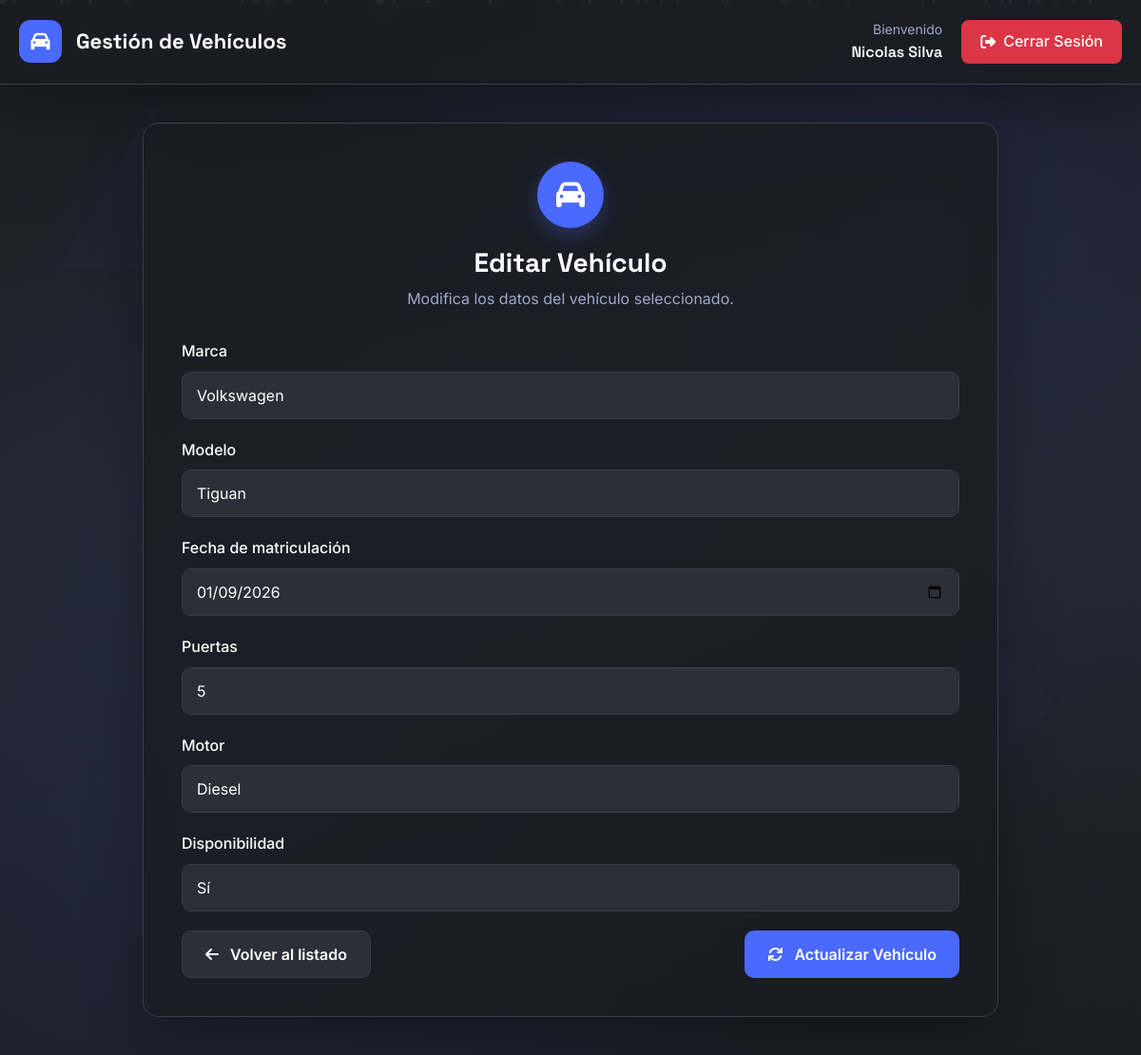
The page /index.php?controller=vehiculo&action=edit&id=4 (signed in) on the database its author committed.
### tables this page shows
CREATE TABLE `vehiculos` (
  `id` int(11) NOT NULL,
  `marca` varchar(50) NOT NULL,
  `modelo` varchar(50) NOT NULL,
  `fecha_matriculacion` date NOT NULL,
  `puertas` tinyint(1) NOT NULL,
  `motor` enum('Diesel','Gasolina','Hibrido','Electrico') NOT NULL,
  `disponibilidad` enum('Si','No') NOT NULL
);

### config/Database.php (called while the page is built, shortened)
<?php
class Database
{
    private string $host     = 'localhost';
    private string $db_name  = 'loginphp';
    private string $username = 'root';
    private string $password = '';
    private ?PDO $conn = null;
    public function getConnection(): ?PDO
    {
        try {
            $dsn = "mysql:host={$this->host};dbname={$this->db_name};charset=utf8mb4";
            $this->conn = new PDO($dsn, $this->username, $this->password, [
                PDO::ATTR_ERRMODE            => PDO::ERRMODE_EXCEPTION,
                PDO::ATTR_DEFAULT_FETCH_MODE => PDO::FETCH_ASSOC,
            ]);
        } catch (PDOException $exception) {
            die('Error de conexión a la base de datos');
        }
        return $this->conn;
    }
}

### models/Vehiculo.php (called while the page is built, shortened)
<?php
class Vehiculo
{
    private PDO $conn;
    private string $table_name = 'vehiculos';
    public ?int $id = null;
    public function __construct(PDO $db)
    {
        $this->conn = $db;
    }
    public function readOne(): void
    {
        $query = "SELECT id, marca, modelo, fecha_matriculacion, puertas, motor, disponibilidad
                  FROM {$this->table_name}
                  WHERE id = :id
                  LIMIT 1";
        $stmt = $this->conn->prepare($query);
        $stmt->bindParam(':id', $this->id, PDO::PARAM_INT);
        $stmt->execute();
        if ($row = $stmt->fetch(PDO::FETCH_ASSOC)) {
            $this->id                   = (int)$row['id'];
            $this->marca                = $row['marca'];
            $this->modelo               = $row['modelo'];
            $this->fecha_matriculacion  = $row['fecha_matriculacion'];
            $this->puertas              = (int)$row['puertas'];
            $this->motor                = $row['motor'];
            $this->disponibilidad       = $row['disponibilidad'];
        }
    }
}

### views/vehiculos/editar.php (the view, shortened to what this page needs)
<!DOCTYPE html>
<html lang="es">
<head>
    <link href="https://cdn.jsdelivr.net/npm/bootstrap@5.3.3/dist/css/bootstrap.min.css" rel="stylesheet">
    <link rel="stylesheet" href="https://cdnjs.cloudflare.com/ajax/libs/font-awesome/6.4.0/css/all.min.css">
    <link rel="stylesheet" href="styles/crud.css">
</head>
<body>
    <div class="bg-animation"></div>
    <div class="particle-system" id="particles"></div>
    <div class="geometric-shapes">
        <div class="geo-shape triangle" style="top: 10%; left: 5%;"></div>
        <div class="geo-shape circle" style="bottom: 20%; left: 15%;"></div>
    </div>
    <div class="page-container">
        <header class="page-header">
            <div class="header-content">
                <div class="logo-section">
                    <div class="logo-icon"><i class="fas fa-car"></i></div>
                    <div class="logo-text">Gestión de Vehículos</div>
                </div>
                <div class="user-section">
                    <div class="user-info">
                        <div class="user-welcome">Bienvenido</div>
                        <div class="user-name">
                            <?php if (isset($_SESSION['nombre'], $_SESSION['apellidos'])): ?>
                                <?php echo htmlspecialchars($_SESSION['nombre'] . ' ' . $_SESSION['apellidos']); ?>
                            <?php else: ?>
                                Administrador
                            <?php endif; ?>
                        </div>
                    </div>
                    <a href="index.php?controller=auth&action=logout" class="logout-btn"><i class="fas fa-sign-out-alt"></i> Cerrar Sesión</a>
                </div>
            </div>
        </header>
        <main class="page-content">
            <div class="main-card">
                <div class="main-card-header">
                    <div class="main-card-icon"><i class="fas fa-car"></i></div>
                    <h1 class="main-card-title">Editar Vehículo</h1>
                    <p class="main-card-subtitle">Modifica los datos del vehículo seleccionado.</p>
                </div>
                <form method="POST" action="index.php?controller=vehiculo&action=edit">
                    <div class="form-group"><label for="marca" class="form-label">Marca</label><input type="text" class="form-control" name="marca" id="marca" value="<?php echo htmlspecialchars($vehiculo->marca); ?>" required></div>
                    <div class="form-group"><label for="modelo" class="form-label">Modelo</label><input type="text" class="form-control" name="modelo" id="modelo" value="<?php echo htmlspecialchars($vehiculo->modelo); ?>" required></div>
                    <div class="form-group"><label for="fecha_matriculacion" class="form-label">Fecha de matriculación</label><input type="date" class="form-control" name="fecha_matriculacion" id="fecha_matriculacion" max="<?php echo date('Y-m-d'); ?>" value="<?php echo htmlspecialchars($vehiculo->fecha_matriculacion); ?>" required></div>
                    <div class="form-group"><label for="puertas" class="form-label">Puertas</label><input type="number" min="1" max="8" class="form-control" name="puertas" id="puertas" value="<?php echo htmlspecialchars($vehiculo->puertas); ?>" required></div>
                    <div class="form-group"><label for="motor" class="form-label">Motor</label>
                        <select class="form-control" name="motor" id="motor" required>
                            <?php $motores = ['Diesel','Gasolina','Hibrido','Electrico']; ?>
                            <?php foreach ($motores as $m): ?>
                                <option value="<?php echo $m; ?>" <?php echo ($vehiculo->motor === $m) ? 'selected' : ''; ?>><?php echo $m; ?></option>
                            <?php endforeach; ?>
                        </select>
                    </div>
                    <div class="form-group"><label for="disponibilidad" class="form-label">Disponibilidad</label>
                        <select class="form-control" name="disponibilidad" id="disponibilidad" required>
                            <option value="Si" <?php echo ($vehiculo->disponibilidad === 'Si') ? 'selected' : ''; ?>>Sí</option>
                        </select>
                    </div>
                    <div class="d-flex justify-content-between">
                        <a href="index.php?controller=vehiculo&action=index" class="btn btn-secondary"><i class="fas fa-arrow-left me-1"></i> Volver al listado</a>
                        <button type="submit" class="btn btn-primary"><i class="fas fa-sync me-1"></i> Actualizar Vehículo</button>
                    </div>
                </form>
            </div>
        </main>
    </div>
</body>
</html>

### rows shown on the page
vehiculos: marca "Volkswagen", modelo "Tiguan", fecha_matriculacion "01/09/2026", puertas "5", motor "Diesel", disponibilidad "Sí"

### other values the page prints
$_SESSION['nombre'] . ' ' . $_SESSION['apellidos'] "Nicolas Silva"
